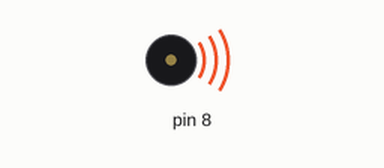
Bench run of a sketch on a simulated Arduino Uno, built with avr-gcc and run on an emulated ATmega328P. Shown: buzzer (waves = sounding).

Above: at 0.1 s.
At 6.1 s:
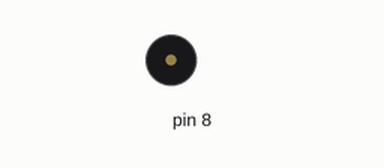
Timing chart, 0 to 7.6 s (numbered marks = the images above):
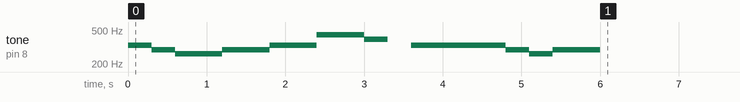

The sketch:

KOINOBORI_BGM.ino
```cpp
void setup(){
  tone(8, 330, 300);
  delay(300);
  tone(8, 294, 300);
  delay(300);
  tone(8, 262, 600);
  delay(600);
  tone(8, 294, 600);
  delay(600);
  tone(8, 330, 600);
  delay(600);
  tone(8, 440, 600);
  delay(600);
  tone(8, 392, 300);
  delay(600);
  tone(8, 330, 300);
  delay(300);
  tone(8, 330, 300);
  delay(300);
  tone(8, 330, 600);
  delay(600);
  tone(8, 294, 300);
  delay(300);
  tone(8, 262, 300);
  delay(300);
  tone(8, 294, 600);
}
void loop(){
}
```

Measured:
- by itself, tone on pin 8: plays 330 Hz for 0.30 s, 294 Hz for 0.30 s, 262 Hz for 0.60 s, 294 Hz for 0.60 s, 330 Hz for 0.60 s, 440 Hz for 0.60 s … (11 notes in this stretch)
